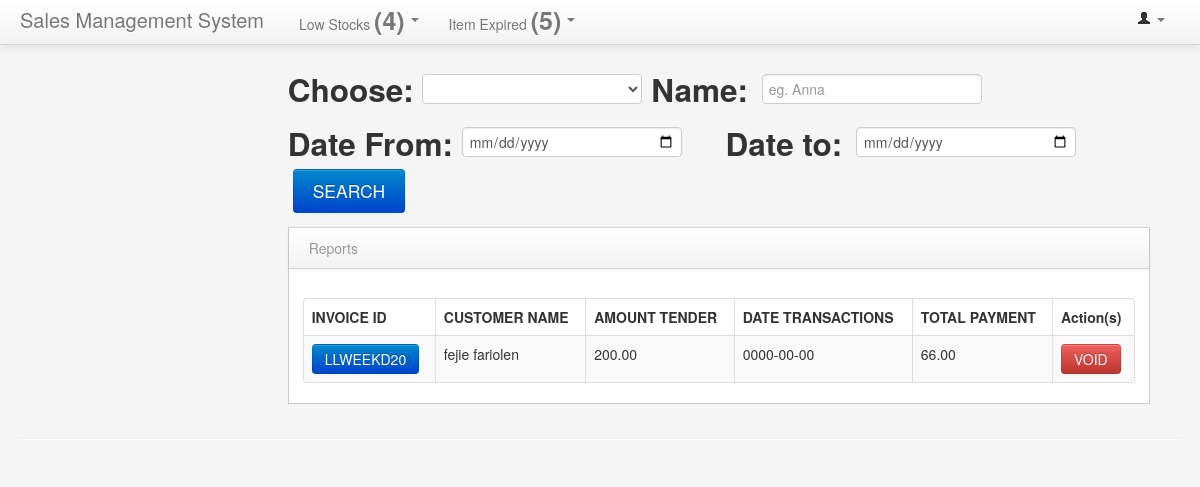
The app's page /reports.php with its own data.
### tables this page shows
CREATE TABLE `transactions` (
  `id` int(11) NOT NULL,
  `transaction_id` varchar(30) NOT NULL,
  `customer_id` varchar(30) NOT NULL,
  `total_paid` decimal(15,2) NOT NULL,
  `amount_tender` float(15,2) NOT NULL,
  `change1` float(15,2) NOT NULL,
  `users` varchar(50) NOT NULL,
  `status` varchar(30) NOT NULL,
  `date_transaction` date NOT NULL
);

CREATE TABLE `customers` (
  `customer_id` int(11) NOT NULL,
  `firstname` varchar(30) NOT NULL,
  `lastname` varchar(30) NOT NULL,
  `date_reg` date NOT NULL,
  `address` varchar(100) NOT NULL,
  `contact_no` varchar(30) NOT NULL,
  `email` varchar(30) NOT NULL
);

### reports.php (the view, shortened to what this page needs)
<?php
include 'connection.php';
?>
<!DOCTYPE html>
<html class="no-js">
    <head>
        <link href="bootstrap/css/bootstrap.min.css" rel="stylesheet" media="screen">
        <link href="bootstrap/css/bootstrap-responsive.min.css" rel="stylesheet" media="screen">
        <link href="vendors/easypiechart/jquery.easy-pie-chart.css" rel="stylesheet" media="screen">
        <link href="assets/styles.css" rel="stylesheet" media="screen">
        <link href="assets/DT_bootstrap.css" rel="stylesheet" media="screen">
    </head>
    <body>
        <?php
        include 'header.php';
        ?>
        <div class="container-fluid">
            <div class="row-fluid">
                <div class="span3" id="sidebar">
                </div>
                 <div class="span9" id="content">
                     <div class="row-fluid">
                     <h2>
                         Choose: <div class="btn-group ">
                                       <select class="form-control" name="search_name" required placeholder="Choose">
                                            <option value=""></option>
                                            <option value="customer_id">Customer Name</option>
                                       </select>
                                      </div>
                                      Name: <div class="btn-group ">
                                     <input type="text" class="form-control" placeholder="eg. Anna" name="search_specific" >
                                      </div>
                     </h2>
                     <h2>
                              Date From:
                                      <div class="btn-group ">
                                        <input type="date" class="form-control" placeholder="Date From" name="datefrom">
                                      </div>
                                    &nbsp;&nbsp;&nbsp;&nbsp;Date to:
                                      <div class="btn-group">
                                        <input type="date" class="form-control" placeholder="Date to" name="dateto">
                                      </div>
                                      <div class="btn-group">
                                        <input type="submit" name="search" class="btn btn-primary btn-large" value="SEARCH">
                                      </div>
                     </h2>
                        <div class="block">
                            <div class="navbar navbar-inner block-header">
                                <div class="muted pull-left">Reports</div>
                            </div>
                            <div class="block-content collapse in">
                                <div class="span12">
                                    <table cellpadding="0" cellspacing="0" border="0" class="table table-striped table-bordered" id="example2">
                                        <thead>
                                            <tr>
                                                <th>INVOICE ID</th>
                                                <th>CUSTOMER NAME</th>
                                                <th>AMOUNT TENDER</th>
                                                <th>DATE TRANSACTIONS</th>
                                                <th>TOTAL PAYMENT</th>
                                                <th>Action(s)</th>
                                            </tr>
                                        </thead>
                                        <tbody>
                                            <?php
                                            $getcategory = $dbConn->query("SELECT * FROM transactions INNER JOIN customers ON transactions.customer_id = customers.customer_id");
                                            while ($discategory = $getcategory->fetch(PDO::FETCH_ASSOC))
                                            {
                                             ?>
                                            <tr>
                                                <td><a href="retrieve.php?id=<?php echo $discategory['transaction_id']?>" target="_blank" class="btn btn-primary"><?php echo $discategory['transaction_id']?></a></td>
                                                <td><?php echo $discategory['firstname'].' '.$discategory['lastname'];?></td>
                                                <td><?php echo number_format($discategory['amount_tender'],2);?></td>
                                                <td><?php echo $discategory['date_transaction'];?></td>
                                                <td><?php echo number_format($discategory['total_paid'],2);?></td>
                                                <td><a class="btn btn-danger" data-toggle="modal" href="#del<?php echo $discategory['id']; ?>">VOID</a></td>
                                            </tr>
                                            <?php } ?>
                                        </tbody>
                                    </table>
                                </div>
                            </div>
                        </div>
                    </div>
                </div>
            </div>
            <hr>
        </div>
    </body>
</html>

### assets/styles.css (style rules this page uses)
body { padding-top: 0; padding-bottom: 40px; background-color: #f5f5f5; }
@media (min-width: 979px) { body { padding-top: 60px; } }
#content { margin-left:0px; }
.block { border: 1px solid #ccc; background: white; margin: 1em 0em; border-top: none; }
.block-content { margin: 1em; min-height: .25em; }
.block-header { margin-bottom: 0px; border-right: none; border-left: none; -webkit-border-radius: 0px; -moz-border-radius: 0px; border-radius: 0px; }
.block-header div { padding-top: 10px; }

### records on screen
transactions: transaction "LLWEEKD20", customer.firstname "fejie", customer.lastname "fariolen", amount_tender "200.00", date_transaction "0000-00-00", total_paid "66.00"

### other values on screen
$count->rowCount() "4"
$count1->rowCount() "5"
